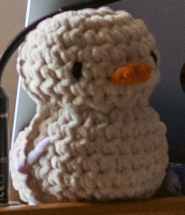
#> input picture CV-image-basics/ratunel.png, 185 x 215 px
$ python rotate-90-deg.py
#> lines starting #> are read from the running program, lines starting #| are printed output that depends on the picture
import cv2 as cv

img = cv.imread('ratunel.png')
#> img is the input picture: shape (215, 185, 3); mean B, G, R 80.7, 91.5, 107.7

rot90 = cv.rotate(img, cv.ROTATE_90_CLOCKWISE)
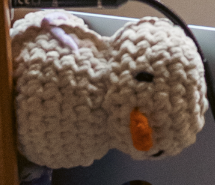
#> rot90: shape (185, 215, 3); mean B, G, R 80.7, 91.5, 107.7

rot90_ccw = cv.rotate(img, cv.ROTATE_90_COUNTERCLOCKWISE)
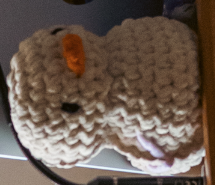
#> rot90_ccw: shape (185, 215, 3); mean B, G, R 80.7, 91.5, 107.7

rot180 = cv.rotate(img, cv.ROTATE_180)
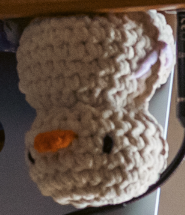
#> rot180: shape (215, 185, 3); mean B, G, R 80.7, 91.5, 107.7

cv.imshow('90 deg', rot90)
cv.imshow('90 deg ccw', rot90_ccw)
cv.imshow('180 deg', rot180)
cv.imshow('actual ratunel', img)
cv.waitKey(0)
cv.destroyAllWindows()
